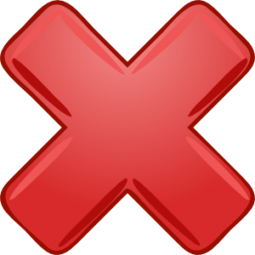
#> input picture processamento de imagem/Aula2/X255.png, 255 x 255 px
$ python Atividade1.py
#> lines starting #> are read from the running program, lines starting #| are printed output that depends on the picture
from PIL import Image

imagem = Image.open('X255.png')
#> imagem is the input picture: PIL image 255x255 RGBA; mean R, G, B, A 151.4, 45.6, 44.2, 175.6
imagemCinza = imagem.convert('L')
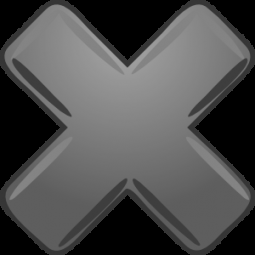
#> imagemCinza: PIL image 255x255 L; min 0, max 159, mean 77.1
imagemCinza.show()

img = Image.new('L', (128, 128), 'BLACK')
#> img: PIL image 128x128 L; every value is 0

h , w = imagemCinza.size
#> h = 255; w = 255

for i in range(h):
    for j in range(w):
        pixel = imagemCinza.getpixel((i, j))
        img.putpixel((int(i / 2), int(j / 2)), pixel)
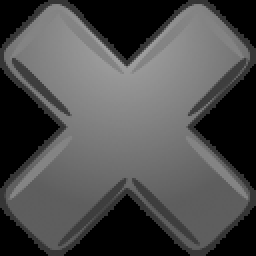
#> img: PIL image 128x128 L (shown 2 times larger); min 0, max 159, mean 76.4

img.show()
